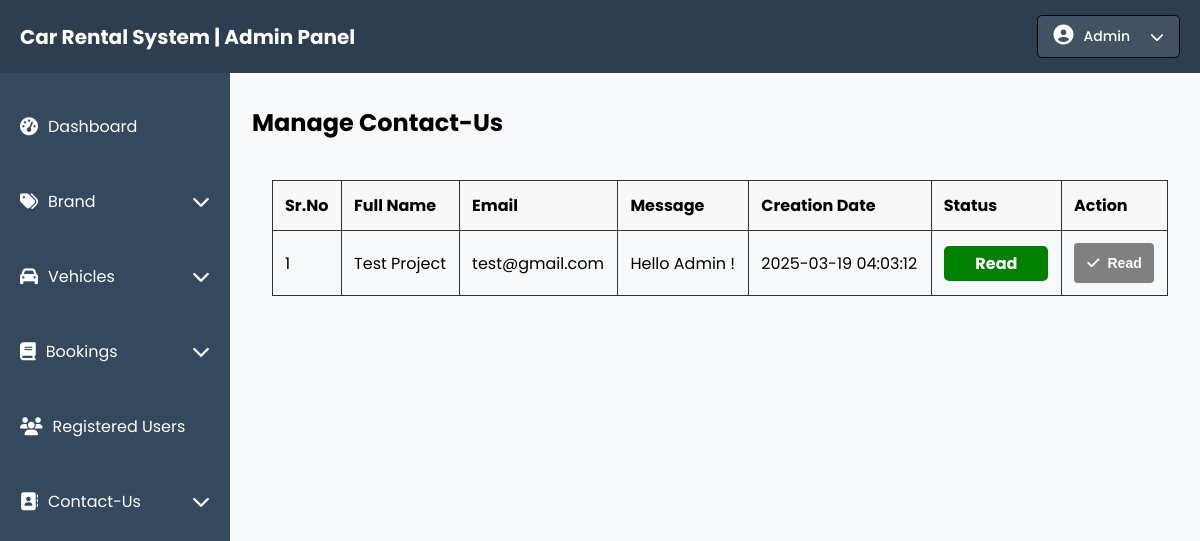
Page /Admin/manage-contact-us.php on the earlier database version.
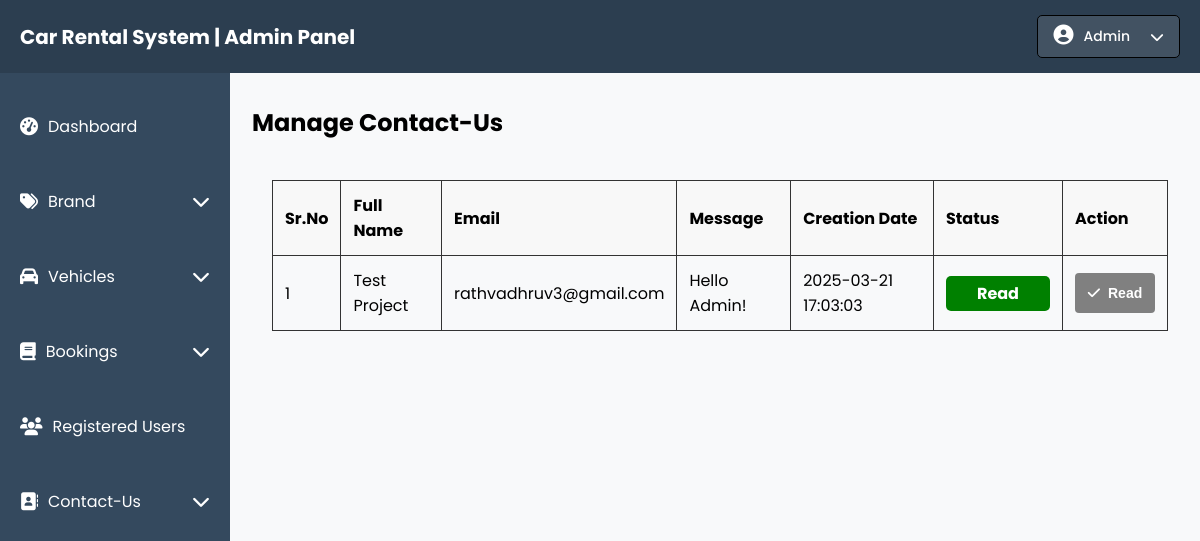
Same page on the later database version.
### tables this page shows
CREATE TABLE `contact_queries` (
  `id` int(11) NOT NULL,
  `full_name` varchar(255) NOT NULL,
  `email` varchar(255) NOT NULL,
  `message` text NOT NULL,
  `created_at` timestamp NOT NULL DEFAULT current_timestamp(),
  `status` enum('Unread','Read') DEFAULT 'Unread'
);

### Admin/manage-contact-us.php (the view, shortened to what this page needs)
<?php
include 'connection.php';
$query = "SELECT * FROM contact_queries ORDER BY created_at DESC";
$stmt = $pdo->prepare($query);
$stmt->execute();
$results = $stmt->fetchAll(PDO::FETCH_ASSOC);
?>
<!DOCTYPE html>
<html lang="en">
    <head>
        <link rel="stylesheet" href="style.css">
        <link rel="stylesheet" href="https://cdnjs.cloudflare.com/ajax/libs/font-awesome/6.7.2/css/all.min.css" />
    </head>
    <body>
        <?php include 'include/navbar.php'; ?>
        <div class="main-container">
            <?php include 'include/sidebar.php'; ?>
            <div class="tblcontact">
                <h2>Manage Contact-Us</h2>
                <div class="tblcontainer">
                    <table>
                        <thead>
                            <tr>
                                <th>Sr.No</th>
                                <th>Full Name</th>
                                <th>Email</th>
                                <th>Message</th>
                                <th>Creation Date</th>
                                <th>Status</th>
                                <th>Action</th>
                            </tr>
                        </thead>
                        <tbody>
                            <?php
                            $sr_no = 1;
                            foreach ($results as $row) {
                                echo "<tr>
                                        <td>{$sr_no}</td>
                                        <td>" . htmlspecialchars($row['full_name']) . "</td>
                                        <td>" . htmlspecialchars($row['email']) . "</td>
                                        <td>" . htmlspecialchars($row['message']) . "</td>
                                        <td>{$row['created_at']}</td>
                                        <td><span class='status " . strtolower($row['status']) . "'>{$row['status']}</span></td>
                                        <td>
                                            <form method='POST' style='display:inline-block;'>
                                                <input type='hidden' name='query_id' value='{$row['id']}'>
                                                <button type='submit' name='mark_read' class='btn-read' " . ($row['status'] == 'Read' ? 'disabled' : '') . ">
                                                    <i class='fa fa-check' style='color: white; font-weight: bold;'></i> Read
                                                </button>
                                            </form>
                                        </td>
                                    </tr>";
                                $sr_no++;
                            }
                            ?>
                        </tbody>
                    </table>
                </div>
            </div>
        </div>
    </body>
</html>

Differences in the rows shown:
changed contact_queries "Test Project": email "test@gmail.com" → "rathvadhruv3@gmail.com"; message "Hello Admin !" → "Hello Admin!"; created_at "2025-03-19 04:03:12" → "2025-03-21 17:03:03"
